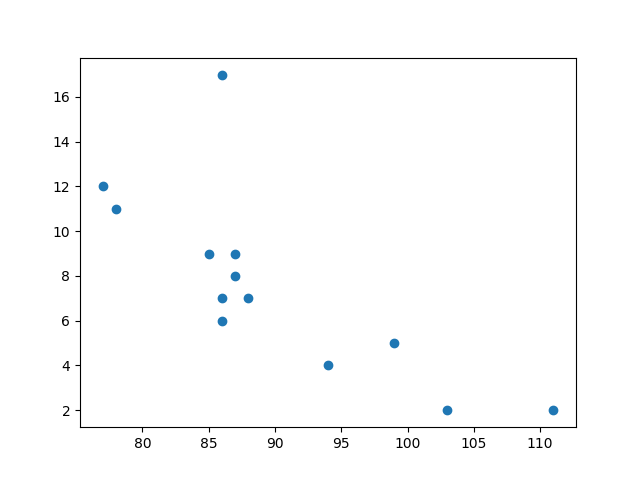

Source code (Python):
import numpy
import matplotlib.pyplot as plt

# A ScatterPlot displays all values in the
# data set as points

# Define two data sets
y = [5,7,8,7,2,17,2,9,4,11,12,9,6]
x = [99,86,87,88,111,86,103,87,94,78,77,85,86]

# Now lets scatter them
plt.scatter(x, y)
plt.show()
